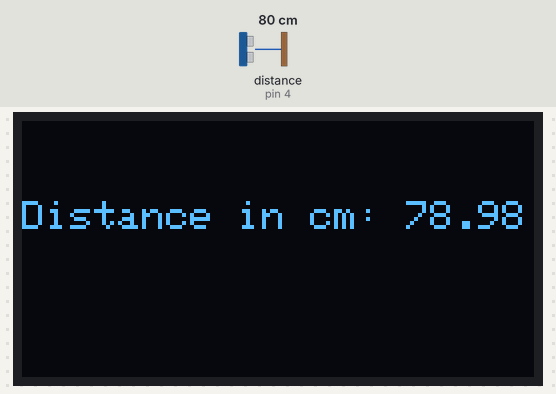
The sketch below on a simulated Arduino Mega 2560, built with avr-gcc and run on an emulated ATmega2560. Parts: 128×64 one-colour display. Wiring (inferred from the names in the program): ultrasonic range finder: trigger pin 23; echo pin 4. The test bench sets the inputs (shaded band); at power-on: distance to the obstacle (sensor on pin 4) 80 cm. The echo pulse lasts 58.3 µs per cm; what the sketch prints to the serial monitor is not drawn.

Above: at 1.3 s.
1.4 s: distance to the obstacle (sensor on pin 4) set to 4 cm
At 2.8 s:
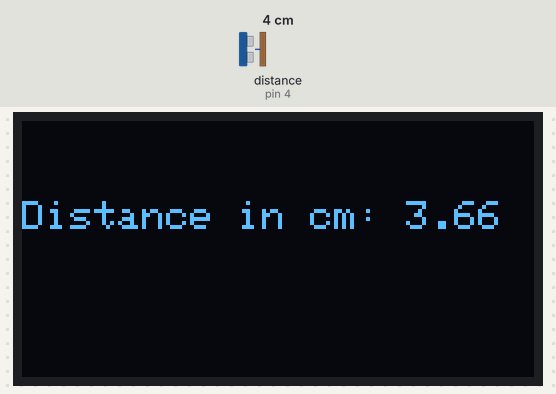
3.6 s: distance to the obstacle (sensor on pin 4) set to 18 cm
At 4.6 s:
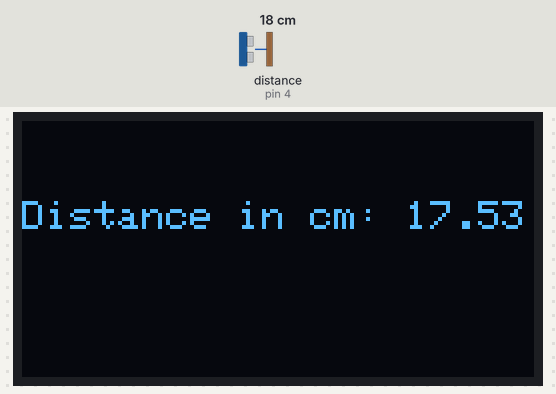
6.3 s: distance to the obstacle (sensor on pin 4) set to 35 cm
At 6.8 s:
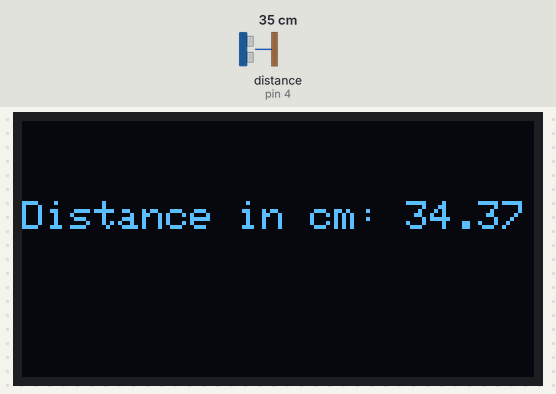
Timing chart, 0 to 9.3 s (numbered marks = the images above; inputs shaded):
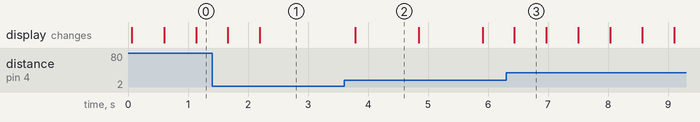

The sketch:

sketch_dec3a.ino
```cpp
#include <Wire.h>
#include <Adafruit_GFX.h>
#include <Adafruit_SSD1306.h>

Adafruit_SSD1306 display(128, 64, &Wire, -1);

int Trig_pin = 23;
int Echo_pin = 4;
long duration;
float Speed_of_sound = 0.034;
float dist_in_cm;

void setup() {
   if (!display.begin(SSD1306_SWITCHCAPVCC, 0x3c)) {
    Serial.println("Can't initialize display!");
  }
  Serial.begin(115200);
  pinMode(Trig_pin, OUTPUT);
  pinMode(Echo_pin, INPUT);

}

void loop() {
  digitalWrite(Trig_pin, LOW);
    delayMicroseconds(2);
    digitalWrite(Trig_pin, HIGH);
    delayMicroseconds(10);
    digitalWrite(Trig_pin, LOW);
    duration = pulseIn(Echo_pin, HIGH);
    dist_in_cm = duration * Speed_of_sound / 2;

    Serial.print("DISTANCE IN CM: ");
    Serial.println(dist_in_cm);

    // Display humidity and temperature on OLED
    display.clearDisplay();
    display.setTextSize(1);
    display.setCursor(0, 20);
    display.setTextColor(WHITE);

    display.println("Distance in cm: " + String(dist_in_cm));
    display.display();

    delay(500);

}
```

Measured:
- after the input at 1.4 s, the display: first changes after 0.26 s (image 1 shows a later state)
- after the input at 3.6 s, the display: changes after 0.19 s (image 2)
- after the input at 6.3 s, the display: changes after 0.14 s (image 3)
- what the display in image 2 shows lasts 1.0 s, from 3.8 s to 4.8 s
